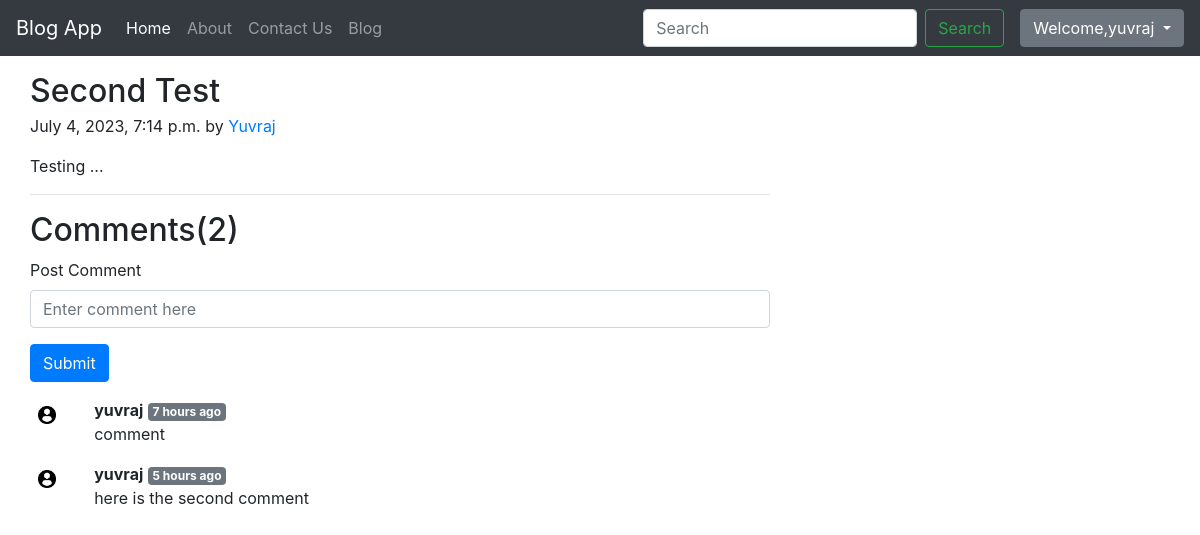
Screenshot of /blog/secondpost (signed in) with the database file from the repository.
### blog/models.py (models this page shows, shortened)
class Post(models.Model):
    sno=models.AutoField(primary_key=True)
    title=models.CharField(max_length=255)
    author=models.CharField(max_length=13)
    slug=models.CharField(max_length=130)
    content=models.TextField()
    timeStamp=models.DateTimeField(blank=True)

class BlogComment(models.Model):
    sno=models.AutoField(primary_key=True)
    comment=models.TextField()
    user=models.ForeignKey(User,on_delete=models.CASCADE)
    post=models.ForeignKey(Post, on_delete=models.CASCADE)
    parent=models.ForeignKey('self',on_delete=models.CASCADE, null=True)
    timestamp=models.DateTimeField(default=now)

### blog/views.py (the view)
# urls.py: path('<str:slug>',views.blogPost, name='blogPost'),
def blogPost(request, slug):
        post=Post.objects.filter(slug=slug).first()
        comments=BlogComment.objects.filter(post=post)
        context={'post':post, 'comments':comments, 'user':request.user}
        return render(request,'blog/blogPost.html', context )

### templates/blog/blogPost.html (shortened to what this page needs)
{% extends 'base.html' %}
{% block body %}
{% load humanize %}
<div class="col-md-8">
  <div class="container my-3">
    <h2 class="display-5 link-body-emphasis mb-1">{{post.title}}</h2>
    <p class="blog-post-meta">{{post.timeStamp}} by <a href="/about">{{post.author}}</a></p>
    <p>{{post.content}}</p>
    <hr>
</div>
<div class="container">
  <h2>Comments({{comments.count}})</h2>
  <div class="my-2">
    {% if user.is_authenticated %}
    <form action="/blog/postComment" method="post">
        <div class="form-group">
            <label for="exampleInputEmail1">Post Comment </label>
            <input type="text" class="form-control" name="comment" placeholder="Enter comment here">
        </div>
        <button type="submit" class="btn btn-primary">Submit</button>
    </form>
    {% else %}
    Please login to post a comment
    {% endif %}
</div>
  {% for comment in comments %}
  <div class="row my-3">
  <div class="col-md-1 ">
    <img class="rounded mx-auto d-block w-100 p-2" src="/static/user1.png"  alt="user">
  </div>
  <div class="col-md-11 "><b>{{comment.user.username}}</b> <span class="badge badge-secondary ">{{comment.timestamp | naturaltime}}</span>
    <div>{{comment.comment}}</div>
    </div>
  </div>
  {% endfor %}
</div>
{% endblock body %}

### templates/base.html (shortened to what this page needs)
<!doctype html>
<html lang="en">
  <head>
    <link rel="stylesheet" href="https://cdn.jsdelivr.net/npm/bootstrap@4.3.1/dist/css/bootstrap.min.css">
  </head>
  <body>
    <nav class="navbar navbar-expand-lg navbar-dark bg-dark">
      <a class="navbar-brand" href="/">Blog App</a>
      <div class="collapse navbar-collapse" id="navbarSupportedContent">
        <ul class="navbar-nav mr-auto">
          <li class="nav-item active">
            <a class="nav-link" href="/">Home <span class="sr-only">(current)</span></a>
          </li>
          <li class="nav-item">
            <a class="nav-link" href="/about">About</a>
          </li>
          <li class="nav-item">
            <a class="nav-link" href="/contact">Contact Us</a>
          </li>
          <li class="nav-item">
            <a class="nav-link" href="/blog">Blog</a>
          </li>
        </ul>
        <form method="get" action ="/search" class="form-inline my-2 my-lg-0 mx-3">
          <input name="query" id= "query" class="form-control mr-sm-2" type="search" placeholder="Search" aria-label="Search">
          <button class="btn btn-outline-success my-2 my-sm-0" type="submit">Search</button>
        </form>
      </div>
      {% if user.is_authenticated %}
      <ul class="navbar-nav ml-auto">
        <div class="dropdown">
          <button class="btn btn-secondary dropdown-toggle" type="button" id="dropdownMenuButton" data-toggle="dropdown" aria-haspopup="true" aria-expanded="false">
            Welcome,{{request.user}}
          </button>
        </div>
      </ul>
      {% endif %}
    </nav>
    {% block body %}
    {% endblock body %}
  </body>
</html>

### rows the page displays
Post: title "Second Test", timeStamp "July 4, 2023, 7:14 p.m.", author "Yuvraj", content "Testing ..."
BlogComment: user.username "yuvraj", timestamp "7 hours ago", comment "comment"
BlogComment: user.username "yuvraj", timestamp "5 hours ago", comment "here is the second comment"

### other values shown
{{ request.user }} "yuvraj"
{{ comments.count }} "2"
